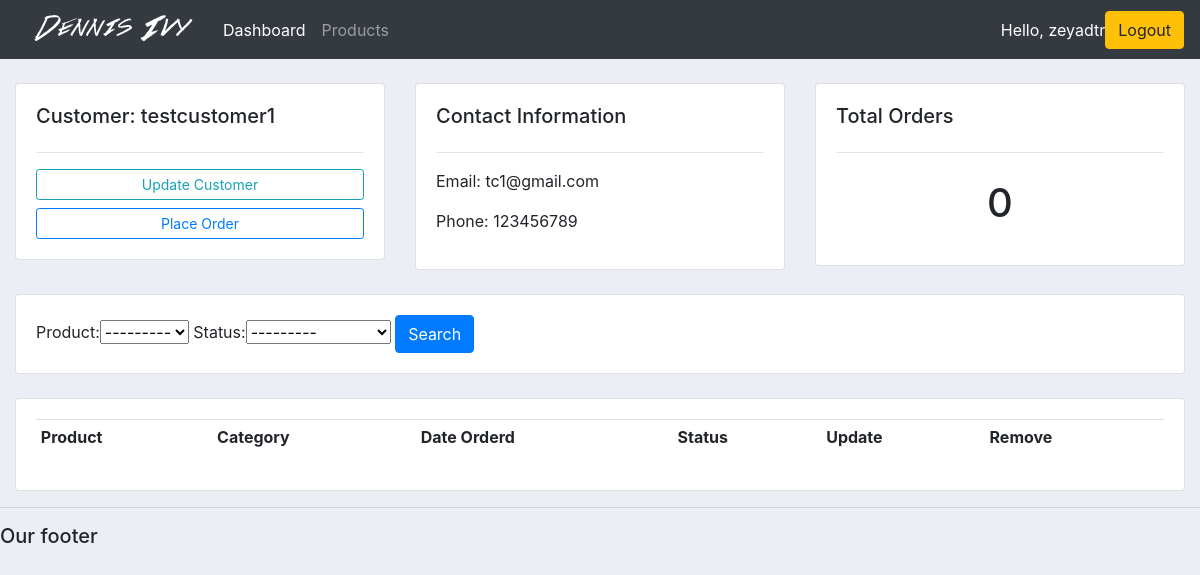
The app's page /customers/1 (signed in) with its own data.
### accounts/models.py (models this page shows, shortened)
class Customer(models.Model):
	user = models.OneToOneField(User, null=True, on_delete=models.CASCADE)
	name = models.CharField(max_length=200, null=True)
	phone = models.CharField(max_length=200, null=True)
	email = models.CharField(max_length=200, null=True)
	profile_pic = models.ImageField(default='profiledefault.jpg', null=True, blank=True)
	date_created = models.DateTimeField(auto_now_add=True, null=True)

### accounts/decorators.py (the view)
		def wrapper_func(request, *args, **kwargs):
			group = None
			if request.user.groups.exists():
				group = request.user.groups.all()[0].name
			if group in allowed_roles:
				return view_func(request, *args, **kwargs)
			else:
				return HttpResponse('You are not authorized to view this page')

### accounts/views.py (called while the page is built)
@login_required(login_url='login')
@allowed_users(allowed_roles=['admin'])
def customers(request, pk):
	customer = Customer.objects.get(id=pk)
	orders = customer.order_set.all()
	myFilter = OrderFilter(request.GET, orders)
	orders = myFilter.qs
	context = {
	'myFilter': myFilter,
	'customer': customer,
	'orders': orders
	}
	return render(request, 'accounts/customers.html', context)

### accounts/templates/accounts/customers.html (shortened to what this page needs)
{%  extends 'accounts/main.html' %}
{% block content %}
	<br>
<div class="row">
	<div class="col-md">
		<div class="card card-body">
			<h5>Customer: {{customer.name}}</h5>
			<hr>
			<a class="btn btn-outline-info  btn-sm btn-block" href="">Update Customer</a>
			<a class="btn btn-outline-primary  btn-sm btn-block" href="{% url 'create_order' customer.id %}">Place Order</a>
		</div>
	</div>
	<div class="col-md">
		<div class="card card-body">
			<h5>Contact Information</h5>
			<hr>
			<p>Email: {{customer.email}}</p>
			<p>Phone: {{customer.phone}}</p>
		</div>
	</div>
	<div class="col-md">
		<div class="card card-body">
			<h5>Total Orders</h5>
			<hr>
			<h1 style="text-align: center;padding: 10px">{{orders.count}}</h1>
		</div>
	</div>
</div>
<br>
<div class="row">
	<div class="col">
		<div class="card card-body">
			<form method="get">
				{{myFilter.form}}
		    <button class="btn btn-primary" type="submit">Search</button>
		  </form>
		</div>
	</div>
</div>
<br>
<div class="row">
	<div class="col-md">
		<div class="card card-body">
			<table class="table table-sm">
				<tr>
					<th>Product</th>
					<th>Category</th>
					<th>Date Orderd</th>
					<th>Status</th>
					<th>Update</th>
					<th>Remove</th>
				</tr>
			</table>
		</div>
	</div>
</div>
{% endblock %}

### accounts/templates/accounts/navbar.html (shortened to what this page needs)
{% load static %}
<nav class="navbar navbar-expand-lg navbar-dark bg-dark">
<img src="{% static 'images/logo.png' %}">
  <div class="collapse navbar-collapse" id="navbarNav">
    <ul class="navbar-nav">
      {% if request.user.is_staff %}
      <li class="nav-item active">
        <a class="nav-link" href="{% url 'home' %}">Dashboard</a>
      </li>
      <li class="nav-item">
        <a class="nav-link" href="{% url 'products' %}">Products</a>
      </li>
      {% else %}
      <li class="nav-item">
        <a class="nav-link" href="{% url 'account' %}">Settings</a>
      </li>
      {% endif %}
    </ul>
  </div>
  <span class="hello-msg">Hello, {{request.user.username}}</span>
  <span><a class="btn btn-warning" href="{% url 'logout' %}">Logout</a></span>
</nav>

### static/css/main.css (style rules this page uses)
body { background-color: #ebeff5; }

### accounts/templates/accounts/navbar.html (style rules this page uses)
.hello-msg { font-size: 18; color: #fff; margin-right: 20; }

### records on screen
Customer: name "testcustomer1", email "tc1@gmail.com", phone "123456789"

### other values on screen
{{ request.user.username }} "zeyadtr"
{{ orders.count }} "0"
